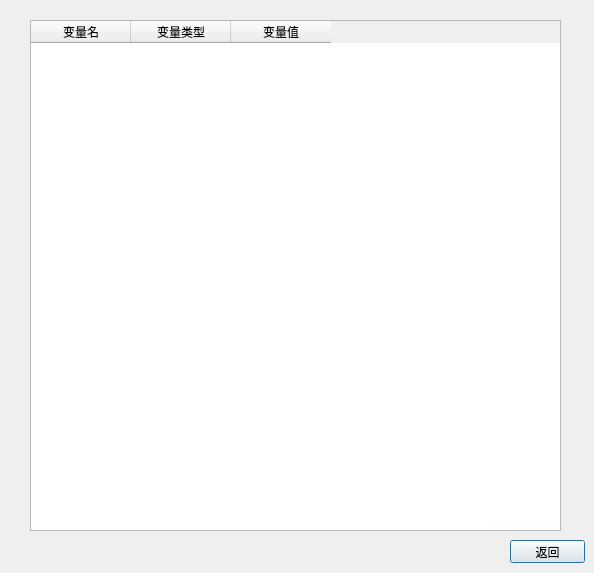
<ui version="4.0" >
 <class>varviewClass</class>
 <widget class="QDialog" name="varviewClass" >
  <property name="geometry" >
   <rect>
    <x>0</x>
    <y>0</y>
    <width>594</width>
    <height>573</height>
   </rect>
  </property>
  <property name="windowTitle" >
   <string>全局变量</string>
  </property>
  <widget class="QPushButton" name="backbt" >
   <property name="geometry" >
    <rect>
     <x>510</x>
     <y>540</y>
     <width>75</width>
     <height>23</height>
    </rect>
   </property>
   <property name="text" >
    <string>返回</string>
   </property>
  </widget>
  <widget class="QTableWidget" name="vartable" >
   <property name="geometry" >
    <rect>
     <x>30</x>
     <y>20</y>
     <width>531</width>
     <height>511</height>
    </rect>
   </property>
   <column>
    <property name="text" >
     <string>变量名</string>
    </property>
   </column>
   <column>
    <property name="text" >
     <string>变量类型</string>
    </property>
   </column>
   <column>
    <property name="text" >
     <string>变量值</string>
    </property>
   </column>
  </widget>
 </widget>
 <resources/>
 <connections/>
</ui>
